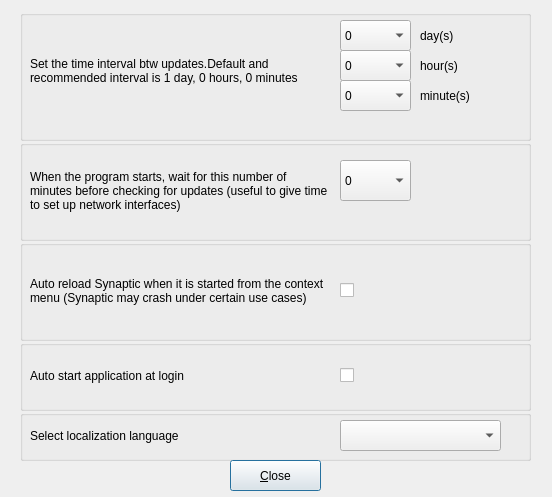
<?xml version="1.0" encoding="UTF-8"?>
<ui version="4.0">
 <class>configureDialog</class>
 <widget class="QDialog" name="configureDialog">
  <property name="geometry">
   <rect>
    <x>0</x>
    <y>0</y>
    <width>552</width>
    <height>497</height>
   </rect>
  </property>
  <property name="windowTitle">
   <string>configuration window</string>
  </property>
  <widget class="QGroupBox" name="gbUpdateInterval">
   <property name="geometry">
    <rect>
     <x>20</x>
     <y>10</y>
     <width>511</width>
     <height>131</height>
    </rect>
   </property>
   <property name="title">
    <string/>
   </property>
   <widget class="QLabel" name="label">
    <property name="geometry">
     <rect>
      <x>10</x>
      <y>10</y>
      <width>301</width>
      <height>101</height>
     </rect>
    </property>
    <property name="text">
     <string>Set the time interval btw updates.Default and recommended interval is 1 day, 0 hours, 0 minutes</string>
    </property>
    <property name="wordWrap">
     <bool>true</bool>
    </property>
   </widget>
   <widget class="QComboBox" name="gbUpdateIntervalComboBoxDays">
    <property name="geometry">
     <rect>
      <x>320</x>
      <y>10</y>
      <width>71</width>
      <height>31</height>
     </rect>
    </property>
    <item>
     <property name="text">
      <string>0</string>
     </property>
    </item>
    <item>
     <property name="text">
      <string>1</string>
     </property>
    </item>
    <item>
     <property name="text">
      <string>2</string>
     </property>
    </item>
    <item>
     <property name="text">
      <string>3</string>
     </property>
    </item>
    <item>
     <property name="text">
      <string>4</string>
     </property>
    </item>
    <item>
     <property name="text">
      <string>5</string>
     </property>
    </item>
    <item>
     <property name="text">
      <string>6</string>
     </property>
    </item>
    <item>
     <property name="text">
      <string>7</string>
     </property>
    </item>
   </widget>
   <widget class="QComboBox" name="gbUpdateIntervalComboBoxHours">
    <property name="geometry">
     <rect>
      <x>320</x>
      <y>40</y>
      <width>71</width>
      <height>31</height>
     </rect>
    </property>
    <item>
     <property name="text">
      <string>0</string>
     </property>
    </item>
    <item>
     <property name="text">
      <string>1</string>
     </property>
    </item>
    <item>
     <property name="text">
      <string>2</string>
     </property>
    </item>
    <item>
     <property name="text">
      <string>3</string>
     </property>
    </item>
    <item>
     <property name="text">
      <string>4</string>
     </property>
    </item>
    <item>
     <property name="text">
      <string>5</string>
     </property>
    </item>
    <item>
     <property name="text">
      <string>6</string>
     </property>
    </item>
    <item>
     <property name="text">
      <string>7</string>
     </property>
    </item>
    <item>
     <property name="text">
      <string>8</string>
     </property>
    </item>
    <item>
     <property name="text">
      <string>9</string>
     </property>
    </item>
    <item>
     <property name="text">
      <string>10</string>
     </property>
    </item>
    <item>
     <property name="text">
      <string>11</string>
     </property>
    </item>
    <item>
     <property name="text">
      <string>12</string>
     </property>
    </item>
    <item>
     <property name="text">
      <string>13</string>
     </property>
    </item>
    <item>
     <property name="text">
      <string>14</string>
     </property>
    </item>
    <item>
     <property name="text">
      <string>15</string>
     </property>
    </item>
    <item>
     <property name="text">
      <string>16</string>
     </property>
    </item>
    <item>
     <property name="text">
      <string>17</string>
     </property>
    </item>
    <item>
     <property name="text">
      <string>18</string>
     </property>
    </item>
    <item>
     <property name="text">
      <string>19</string>
     </property>
    </item>
    <item>
     <property name="text">
      <string>20</string>
     </property>
    </item>
    <item>
     <property name="text">
      <string>21</string>
     </property>
    </item>
    <item>
     <property name="text">
      <string>22</string>
     </property>
    </item>
    <item>
     <property name="text">
      <string>23</string>
     </property>
    </item>
    <item>
     <property name="text">
      <string>24</string>
     </property>
    </item>
   </widget>
   <widget class="QComboBox" name="gbUpdateIntervalComboBoxMinutes">
    <property name="geometry">
     <rect>
      <x>320</x>
      <y>70</y>
      <width>71</width>
      <height>31</height>
     </rect>
    </property>
    <item>
     <property name="text">
      <string>0</string>
     </property>
    </item>
    <item>
     <property name="text">
      <string>1</string>
     </property>
    </item>
    <item>
     <property name="text">
      <string>2</string>
     </property>
    </item>
    <item>
     <property name="text">
      <string>3</string>
     </property>
    </item>
    <item>
     <property name="text">
      <string>4</string>
     </property>
    </item>
    <item>
     <property name="text">
      <string>5</string>
     </property>
    </item>
    <item>
     <property name="text">
      <string>6</string>
     </property>
    </item>
    <item>
     <property name="text">
      <string>7</string>
     </property>
    </item>
    <item>
     <property name="text">
      <string>8</string>
     </property>
    </item>
    <item>
     <property name="text">
      <string>9</string>
     </property>
    </item>
    <item>
     <property name="text">
      <string>10</string>
     </property>
    </item>
    <item>
     <property name="text">
      <string>11</string>
     </property>
    </item>
    <item>
     <property name="text">
      <string>12</string>
     </property>
    </item>
    <item>
     <property name="text">
      <string>13</string>
     </property>
    </item>
    <item>
     <property name="text">
      <string>14</string>
     </property>
    </item>
    <item>
     <property name="text">
      <string>15</string>
     </property>
    </item>
    <item>
     <property name="text">
      <string>16</string>
     </property>
    </item>
    <item>
     <property name="text">
      <string>17</string>
     </property>
    </item>
    <item>
     <property name="text">
      <string>18</string>
     </property>
    </item>
    <item>
     <property name="text">
      <string>19</string>
     </property>
    </item>
    <item>
     <property name="text">
      <string>20</string>
     </property>
    </item>
    <item>
     <property name="text">
      <string>21</string>
     </property>
    </item>
    <item>
     <property name="text">
      <string>22</string>
     </property>
    </item>
    <item>
     <property name="text">
      <string>23</string>
     </property>
    </item>
    <item>
     <property name="text">
      <string>24</string>
     </property>
    </item>
    <item>
     <property name="text">
      <string>25</string>
     </property>
    </item>
    <item>
     <property name="text">
      <string>26</string>
     </property>
    </item>
    <item>
     <property name="text">
      <string>27</string>
     </property>
    </item>
    <item>
     <property name="text">
      <string>28</string>
     </property>
    </item>
    <item>
     <property name="text">
      <string>29</string>
     </property>
    </item>
    <item>
     <property name="text">
      <string>30</string>
     </property>
    </item>
    <item>
     <property name="text">
      <string>31</string>
     </property>
    </item>
    <item>
     <property name="text">
      <string>32</string>
     </property>
    </item>
    <item>
     <property name="text">
      <string>33</string>
     </property>
    </item>
    <item>
     <property name="text">
      <string>34</string>
     </property>
    </item>
    <item>
     <property name="text">
      <string>35</string>
     </property>
    </item>
    <item>
     <property name="text">
      <string>36</string>
     </property>
    </item>
    <item>
     <property name="text">
      <string>37</string>
     </property>
    </item>
    <item>
     <property name="text">
      <string>38</string>
     </property>
    </item>
    <item>
     <property name="text">
      <string>39</string>
     </property>
    </item>
    <item>
     <property name="text">
      <string>40</string>
     </property>
    </item>
    <item>
     <property name="text">
      <string>41</string>
     </property>
    </item>
    <item>
     <property name="text">
      <string>42</string>
     </property>
    </item>
    <item>
     <property name="text">
      <string>43</string>
     </property>
    </item>
    <item>
     <property name="text">
      <string>44</string>
     </property>
    </item>
    <item>
     <property name="text">
      <string>45</string>
     </property>
    </item>
    <item>
     <property name="text">
      <string>46</string>
     </property>
    </item>
    <item>
     <property name="text">
      <string>47</string>
     </property>
    </item>
    <item>
     <property name="text">
      <string>48</string>
     </property>
    </item>
    <item>
     <property name="text">
      <string>49</string>
     </property>
    </item>
    <item>
     <property name="text">
      <string>50</string>
     </property>
    </item>
    <item>
     <property name="text">
      <string>51</string>
     </property>
    </item>
    <item>
     <property name="text">
      <string>52</string>
     </property>
    </item>
    <item>
     <property name="text">
      <string>53</string>
     </property>
    </item>
    <item>
     <property name="text">
      <string>54</string>
     </property>
    </item>
    <item>
     <property name="text">
      <string>55</string>
     </property>
    </item>
    <item>
     <property name="text">
      <string>56</string>
     </property>
    </item>
    <item>
     <property name="text">
      <string>57</string>
     </property>
    </item>
    <item>
     <property name="text">
      <string>58</string>
     </property>
    </item>
    <item>
     <property name="text">
      <string>59</string>
     </property>
    </item>
    <item>
     <property name="text">
      <string>60</string>
     </property>
    </item>
   </widget>
   <widget class="QLabel" name="labelDays">
    <property name="geometry">
     <rect>
      <x>400</x>
      <y>10</y>
      <width>91</width>
      <height>31</height>
     </rect>
    </property>
    <property name="text">
     <string>day(s)</string>
    </property>
   </widget>
   <widget class="QLabel" name="labelHours">
    <property name="geometry">
     <rect>
      <x>400</x>
      <y>40</y>
      <width>91</width>
      <height>31</height>
     </rect>
    </property>
    <property name="text">
     <string>hour(s)</string>
    </property>
   </widget>
   <widget class="QLabel" name="labelMinutes">
    <property name="geometry">
     <rect>
      <x>400</x>
      <y>70</y>
      <width>91</width>
      <height>31</height>
     </rect>
    </property>
    <property name="text">
     <string>minute(s)</string>
    </property>
   </widget>
  </widget>
  <widget class="QGroupBox" name="gbDelayStartInterval">
   <property name="geometry">
    <rect>
     <x>20</x>
     <y>140</y>
     <width>511</width>
     <height>101</height>
    </rect>
   </property>
   <property name="title">
    <string/>
   </property>
   <widget class="QLabel" name="label_2">
    <property name="geometry">
     <rect>
      <x>20</x>
      <y>10</y>
      <width>241</width>
      <height>81</height>
     </rect>
    </property>
    <property name="text">
     <string/>
    </property>
   </widget>
   <widget class="QLabel" name="label_6">
    <property name="geometry">
     <rect>
      <x>10</x>
      <y>0</y>
      <width>301</width>
      <height>101</height>
     </rect>
    </property>
    <property name="text">
     <string>When the program starts, wait for this number of minutes before checking for updates (useful to give time to set up network interfaces)</string>
    </property>
    <property name="wordWrap">
     <bool>true</bool>
    </property>
   </widget>
   <widget class="QComboBox" name="gbDelayStartIntervalComboBox">
    <property name="geometry">
     <rect>
      <x>320</x>
      <y>20</y>
      <width>71</width>
      <height>41</height>
     </rect>
    </property>
    <item>
     <property name="text">
      <string>0</string>
     </property>
    </item>
    <item>
     <property name="text">
      <string>5</string>
     </property>
    </item>
    <item>
     <property name="text">
      <string>10</string>
     </property>
    </item>
    <item>
     <property name="text">
      <string>15</string>
     </property>
    </item>
    <item>
     <property name="text">
      <string>30</string>
     </property>
    </item>
   </widget>
  </widget>
  <widget class="QGroupBox" name="gbAutoStart_2">
   <property name="geometry">
    <rect>
     <x>20</x>
     <y>410</y>
     <width>511</width>
     <height>51</height>
    </rect>
   </property>
   <property name="title">
    <string/>
   </property>
   <widget class="QLabel" name="label_10">
    <property name="geometry">
     <rect>
      <x>10</x>
      <y>0</y>
      <width>301</width>
      <height>51</height>
     </rect>
    </property>
    <property name="text">
     <string>Select localization language</string>
    </property>
    <property name="wordWrap">
     <bool>true</bool>
    </property>
   </widget>
   <widget class="QComboBox" name="comboBoxLanguageList">
    <property name="geometry">
     <rect>
      <x>320</x>
      <y>10</y>
      <width>161</width>
      <height>31</height>
     </rect>
    </property>
   </widget>
  </widget>
  <widget class="QPushButton" name="pbClose">
   <property name="geometry">
    <rect>
     <x>230</x>
     <y>460</y>
     <width>91</width>
     <height>31</height>
    </rect>
   </property>
   <property name="text">
    <string>&amp;Close</string>
   </property>
  </widget>
  <widget class="QGroupBox" name="gbAutoStart">
   <property name="geometry">
    <rect>
     <x>20</x>
     <y>340</y>
     <width>511</width>
     <height>71</height>
    </rect>
   </property>
   <property name="title">
    <string/>
   </property>
   <widget class="QLabel" name="label_7">
    <property name="geometry">
     <rect>
      <x>30</x>
      <y>-20</y>
      <width>241</width>
      <height>81</height>
     </rect>
    </property>
    <property name="text">
     <string/>
    </property>
   </widget>
   <widget class="QLabel" name="label_8">
    <property name="geometry">
     <rect>
      <x>10</x>
      <y>0</y>
      <width>291</width>
      <height>71</height>
     </rect>
    </property>
    <property name="text">
     <string>Auto start application at login</string>
    </property>
    <property name="wordWrap">
     <bool>true</bool>
    </property>
   </widget>
   <widget class="QCheckBox" name="checkBoxAutoStart">
    <property name="geometry">
     <rect>
      <x>320</x>
      <y>0</y>
      <width>191</width>
      <height>71</height>
     </rect>
    </property>
    <property name="text">
     <string/>
    </property>
   </widget>
  </widget>
  <widget class="QGroupBox" name="gbSynapticAutoRefresh">
   <property name="geometry">
    <rect>
     <x>20</x>
     <y>240</y>
     <width>511</width>
     <height>101</height>
    </rect>
   </property>
   <property name="title">
    <string/>
   </property>
   <widget class="QLabel" name="labelSynapticAutoRefresh">
    <property name="geometry">
     <rect>
      <x>10</x>
      <y>0</y>
      <width>301</width>
      <height>101</height>
     </rect>
    </property>
    <property name="text">
     <string>Auto reload Synaptic when it is started from the context menu (Synaptic may crash under certain use cases)</string>
    </property>
    <property name="wordWrap">
     <bool>true</bool>
    </property>
   </widget>
   <widget class="QCheckBox" name="checkBoxSynapticAutoRefresh">
    <property name="geometry">
     <rect>
      <x>320</x>
      <y>0</y>
      <width>181</width>
      <height>101</height>
     </rect>
    </property>
    <property name="text">
     <string/>
    </property>
   </widget>
  </widget>
 </widget>
 <tabstops>
  <tabstop>gbUpdateIntervalComboBoxDays</tabstop>
  <tabstop>gbUpdateIntervalComboBoxHours</tabstop>
  <tabstop>gbUpdateIntervalComboBoxMinutes</tabstop>
  <tabstop>gbDelayStartIntervalComboBox</tabstop>
  <tabstop>checkBoxSynapticAutoRefresh</tabstop>
  <tabstop>checkBoxAutoStart</tabstop>
  <tabstop>comboBoxLanguageList</tabstop>
  <tabstop>pbClose</tabstop>
 </tabstops>
 <resources/>
 <connections/>
</ui>
